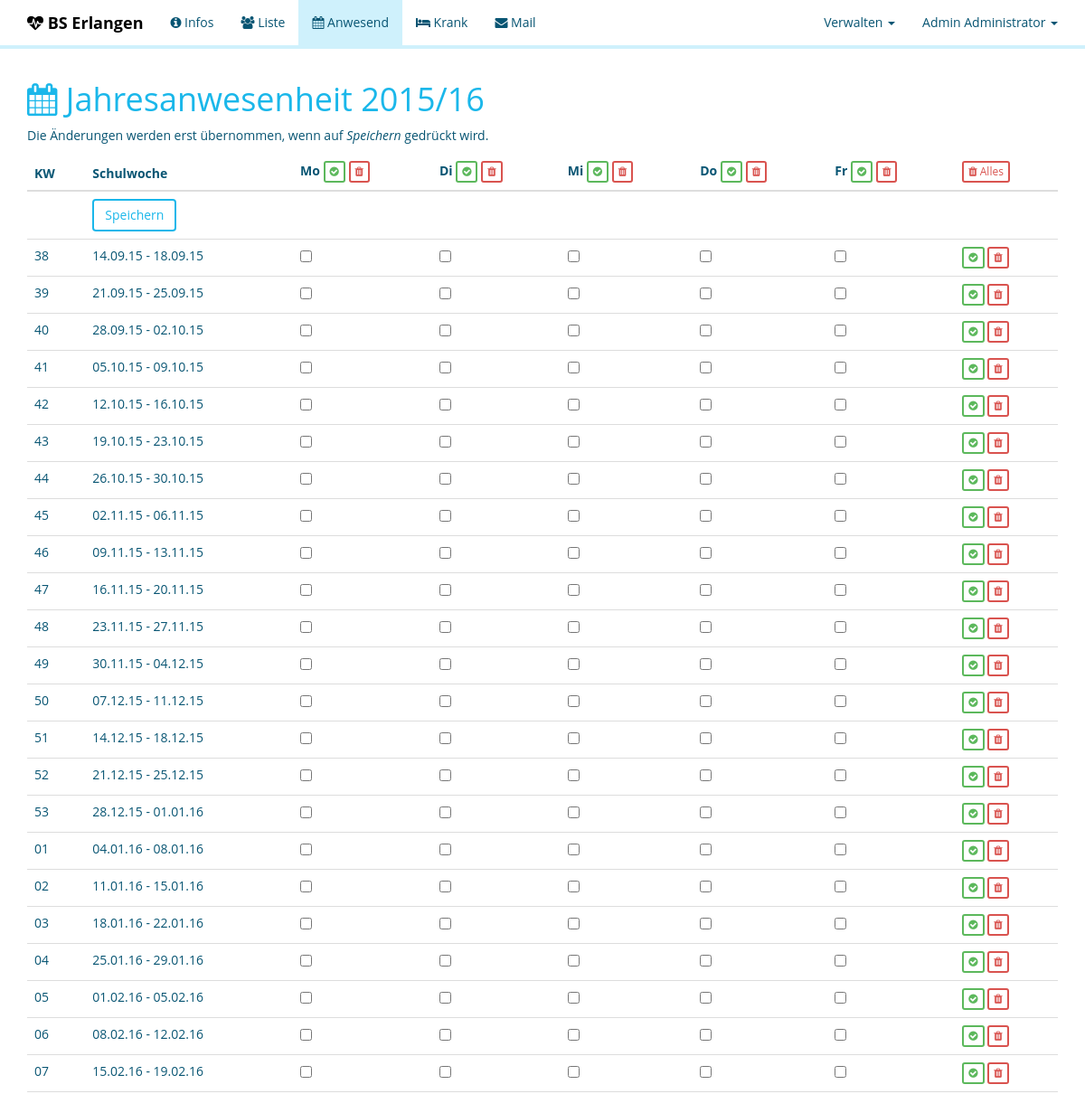
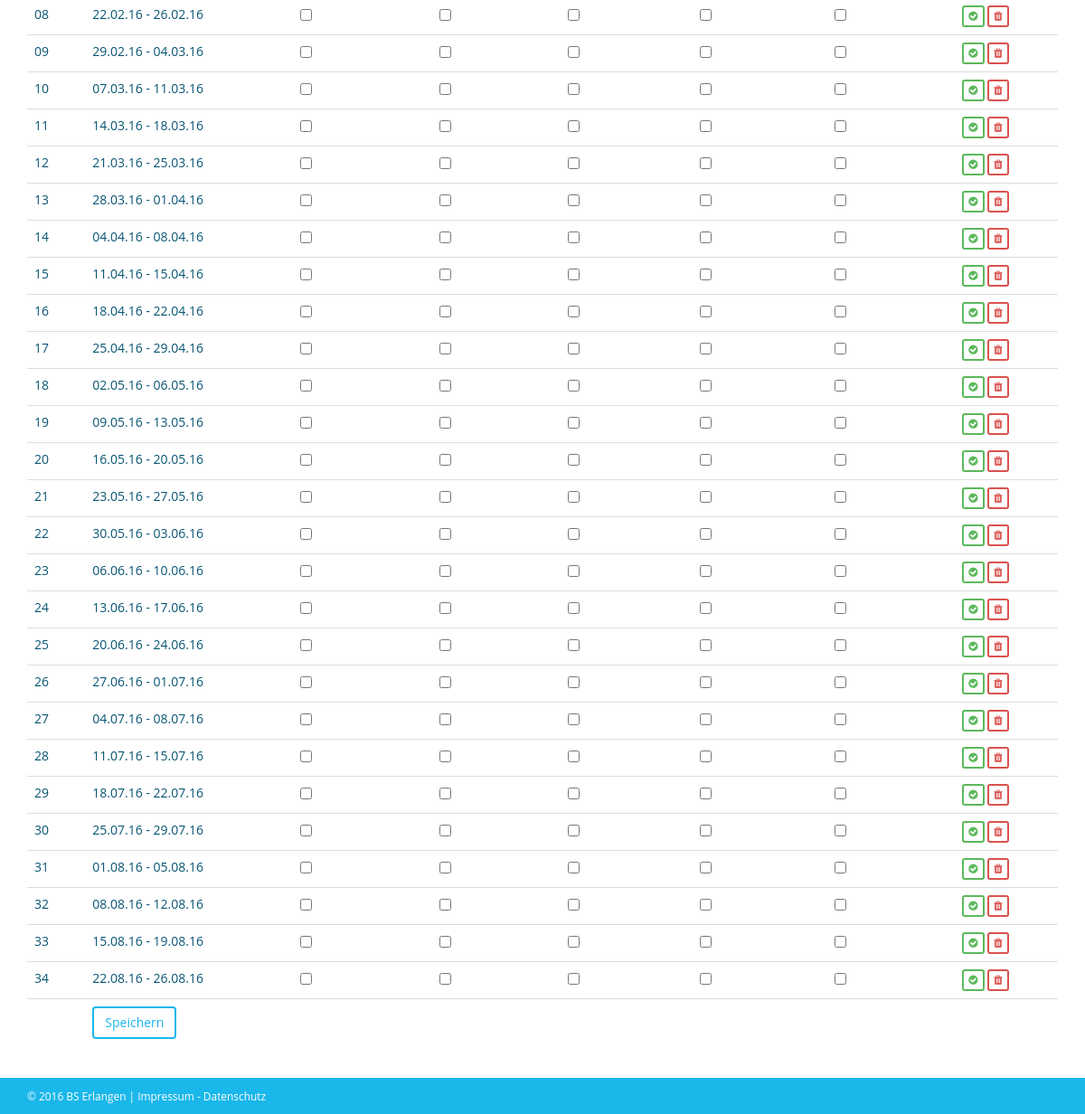
/?p=attendence (signed in), run on the app's committed database (2 pictures, top to bottom).
### tables this page shows
CREATE TABLE settings (
	  set_id        INT(11)       NOT NULL  AUTO_INCREMENT
	, set_start     DATE          NOT NULL                  COMMENT 'The first day of the school year'
	, set_end       DATE          NOT NULL                  COMMENT 'The last day of the school year'
	, PRIMARY KEY (set_id)
);

### php/contents/load.php (called while the page is built, shortened)
<?php
$p = isset($_GET['p']) ? trim($_GET['p']) : 'default';
switch ($p)
{
	case 'attendence':
		include_once __DIR__.'/attendence.php';
		break;
}
?>

### php/includes/database.php (called while the page is built, shortened)
<?php
class Database {
	private $conn;
	function __construct()
	{
		global $config;
		$this->conn = new PDO('mysql:dbname='.$config['db_name'].';host='.$config['db_host'].';port='.$config['db_port'].';charset=utf8', $config['db_user'], $config['db_pass']);
		$this->conn->setAttribute(PDO::ATTR_PERSISTENT, true);
		$this->conn->setAttribute(PDO::ATTR_ERRMODE, PDO::ERRMODE_EXCEPTION);
		$this->conn->exec("SET NAMES utf8;");
		$this->conn->exec("SET lc_time_names = 'de_DE';");
	}
	public function getSettings()
	{
		$sql = "SELECT
	  set_start    AS start
	, set_end      AS end
FROM
	settings
WHERE
	set_id = 1
;";
		try
		{
			$stmt = $this->conn->prepare($sql);
			$stmt->execute();
			return $stmt->fetch(PDO::FETCH_OBJ);
		}
		catch (PDOException $e)
		{
			return array();
		}
	}
	public function getHolidays()
	{
		$sql = "SELECT
	  hol_id    AS id
	, hol_start AS start
	, hol_end   AS end
	, hol_weeks AS weeks
FROM
	  holidays
	, settings
WHERE
	set_id = 1
	AND
	set_start <= hol_end
	AND
	hol_start <= set_end
ORDER BY
	hol_start
;";
		try
		{
			$stmt = $this->conn->prepare($sql);
			$stmt->execute();
			$res = array();
			foreach ($stmt->fetchAll(PDO::FETCH_OBJ) as $r)
			{
				$r->weeks = explode(',', $r->weeks);
				$res[] = $r;
			}
			return $res;
		}
		catch (PDOException $e)
		{
			return array();
		}
	}
	public function getAttendence($id)
	{
		$sql = "SELECT
	  att_week AS week
	, att_mon  AS mon
	, att_tue  AS tue
	, att_wed  AS wed
	, att_thu  AS thu
	, att_fri  AS fri
FROM
	attendences
JOIN
	settings ON set_id = 1
WHERE
	att_user = :id
	AND
	att_year = YEAR(set_start)
ORDER BY
	att_year, att_week
;";
		try
		{
			$stmt = $this->conn->prepare($sql);
			$stmt->bindValue(':id', $id);
			$stmt->execute();
			return $stmt->fetchAll(PDO::FETCH_OBJ);
		}
		catch (PDOException $e)
		{
			return array();
		}
	}
}
?>

### php/includes/include.php (called while the page is built, shortened)
<?php
require_once DIR.'/php/includes/database.php';
require_once DIR.'/php/includes/menu.php';
require_once DIR.'/php/includes/page.php';
$db = new Database();
?>

### php/contents/attendence.php (the view, shortened to what this page needs)
<?php
$notify = '';
function isHoliday($array, $unix_time, $settings = null)
{
	if (count($array) <= 0 || intval($unix_time) <= 0)
		return false;
	return false;
}
function isPresent($array, $week, $day)
{
	$allowed = array('mon', 'tue', 'wed', 'thu', 'fri');
	if (count($array) <= 0 || intval($week) <= 0 || !in_array($day, $allowed))
		return false;
	return false;
}
$weeks = array();
$settings = $db->getSettings();
$holidays = $db->getHolidays();
$attendence = $db->getAttendence(intval($_SESSION['id']));
$yearstart = strtotime($settings->start);
$yearend = strtotime($settings->end);
if (date('N', $yearstart) == 1)
{
	$weekstart = $yearstart;
}
else {
	$weekstart = strtotime('-'.(date('N', $yearstart) - 1).' day', $yearstart);
}
for ($week = $weekstart; $week <= $yearend; $week = strtotime('+ 1 week', $week))
{
	$w = date('W', $week);
	$tmp = '<tr>';
	$tmp.= '<td>'.$w.'</td>';
	$tmp.= '<td>'.date('d.m.y', $week).' - '.date('d.m.y', strtotime('+ 4 day', $week)).'</td>';
	if (isHoliday($holidays, $week, $settings))
	{
		$tmp.= '<td><input type="checkbox" name="week_'.$w.'_mon" value="1" disabled></td>';
	}
	else if (isPresent($attendence, $w, 'mon'))
	{
		$tmp.= '<td><input type="checkbox" name="week_'.$w.'_mon" value="1" checked="checked"></td>';
	}
	else
	{
		$tmp.= '<td><input type="checkbox" name="week_'.$w.'_mon" value="1"></td>';
	}
	if (isHoliday($holidays, strtotime('+1 day', $week), $settings))
	{
		$tmp.= '<td><input type="checkbox" name="week_'.$w.'_tue" value="1" disabled></td>';
	}
	else if (isPresent($attendence, $w, 'tue'))
	{
		$tmp.= '<td><input type="checkbox" name="week_'.$w.'_tue" value="1" checked="checked"></td>';
	}
	else
	{
		$tmp.= '<td><input type="checkbox" name="week_'.$w.'_tue" value="1"></td>';
	}
	if (isHoliday($holidays, strtotime('+2 day', $week), $settings))
	{
		$tmp.= '<td><input type="checkbox" name="week_'.$w.'_wed" value="1" disabled></td>';
	}
	else if (isPresent($attendence, $w, 'wed'))
	{
		$tmp.= '<td><input type="checkbox" name="week_'.$w.'_wed" value="1" checked="checked"></td>';
	}
	else
	{
		$tmp.= '<td><input type="checkbox" name="week_'.$w.'_wed" value="1"></td>';
	}
	if (isHoliday($holidays, strtotime('+3 day', $week), $settings))
	{
		$tmp.= '<td><input type="checkbox" name="week_'.$w.'_thu" value="1" disabled></td>';
	}
	else if (isPresent($attendence, $w, 'thu'))
	{
		$tmp.= '<td><input type="checkbox" name="week_'.$w.'_thu" value="1" checked="checked"></td>';
	}
	else
	{
		$tmp.= '<td><input type="checkbox" name="week_'.$w.'_thu" value="1"></td>';
	}
	if (isHoliday($holidays, strtotime('+4 day', $week), $settings))
	{
		$tmp.= '<td><input type="checkbox" name="week_'.$w.'_fri" value="1" disabled></td>';
	}
	else if (isPresent($attendence, $w, 'fri'))
	{
		$tmp.= '<td><input type="checkbox" name="week_'.$w.'_fri" value="1" checked="checked"></td>';
	}
	else
	{
		$tmp.= '<td><input type="checkbox" name="week_'.$w.'_fri" value="1"></td>';
	}
	$tmp.= '<td>
		<button type="button" class="btn btn-success-outline btn-xs set-week" week="'.$w.'"><span class="fa fa-check-circle"></span></button>
		<button type="button" class="btn btn-danger-outline btn-xs unset-week" week="'.$w.'"><span class="fa fa-trash"></span></button>
	</td>';
	$tmp.= '</tr>';
	$weeks[] = $tmp;
}
$content = '
<h1><span class="fa fa-calendar"></span> Jahresanwesenheit '.date('Y', $yearstart).'/'.date('y', $yearend).'</h1>
<p>
	Die Änderungen werden erst übernommen, wenn auf <em>Speichern</em> gedrückt wird.
</p>
<form method="post" action="'.URL.'/?p=attendence">
'.$notify.'
<table class="table">
	<thead>
		<tr>
			<th>KW</th>
			<th>Schulwoche</th>
			<th>
				Mo
				<button type="button" class="btn btn-xs btn-success-outline set-day" day="mon"><span class="fa fa-check-circle"></span></button>
				<button type="button" class="btn btn-xs btn-danger-outline unset-day" day="mon"><span class="fa fa-trash"></span></button>
			</th>
			<th>
				Di
				<button type="button" class="btn btn-xs btn-success-outline set-day" day="tue"><span class="fa fa-check-circle"></span></button>
				<button type="button" class="btn btn-xs btn-danger-outline unset-day" day="tue"><span class="fa fa-trash"></span></button>
			</th>
			<th>
				Mi
				<button type="button" class="btn btn-xs btn-success-outline set-day" day="wed"><span class="fa fa-check-circle"></span></button>
				<button type="button" class="btn btn-xs btn-danger-outline unset-day" day="wed"><span class="fa fa-trash"></span></button>
			</th>
			<th>
				Do
				<button type="button" class="btn btn-xs btn-success-outline set-day" day="thu"><span class="fa fa-check-circle"></span></button>
				<button type="button" class="btn btn-xs btn-danger-outline unset-day" day="thu"><span class="fa fa-trash"></span></button>
			</th>
			<th>
				Fr
				<button type="button" class="btn btn-xs btn-success-outline set-day" day="fri"><span class="fa fa-check-circle"></span></button>
				<button type="button" class="btn btn-xs btn-danger-outline unset-day" day="fri"><span class="fa fa-trash"></span></button>
			</th>
			<th><button type="button" class="btn btn-xs btn-danger-outline unset"><span class="fa fa-trash"></span> Alles</button></th>
		</tr>
	</thead>
	<tbody>
		<tr>
			<td></td>
			<td><button type="submit" class="btn btn-bs-outline">Speichern</button></td>
			<td></td>
			<td></td>
			<td></td>
			<td></td>
			<td></td>
			<td></td>
		</tr>
		'.implode(PHP_EOL, $weeks).'
		<tr>
			<td></td>
			<td><button type="submit" class="btn btn-bs-outline">Speichern</button></td>
			<td></td>
			<td></td>
			<td></td>
			<td></td>
			<td></td>
			<td></td>
		</tr>
	</tbody>
</table>
</form>
';
?>

### php/includes/page.php (shortened to what this page needs)
<?php
class Page
{
	private $layout;
	private $title;
	private $brand;
	private $js;
	private $css;
	private $content;
	private $footer;
	private $menu;
	function __construct($file)
	{
		$this->js = array();
		$this->css = array();
		$this->menu = array();
		$this->layout = file_get_contents($file);
	}
	function __toString()
	{
		return $this->replace();
	}
	public function addJS($file)
	{
		$this->js[] = '<script type="text/javascript" src="'.$file.'"></script>';
	}
	public function addCSS($file)
	{
		$this->css[] = '<link rel="stylesheet" type="text/css" href="'.$file.'">';
	}
	public function addMenu(Menu $menu)
	{
		$this->menu[] = $menu;
	}
	public function setBrand($brand)
	{
		$this->brand = $brand;
	}
	public function setTitle($title)
	{
		$this->title = $title;
	}
	public function setFooter($footer)
	{
		$this->footer = $footer;
	}
	public function setContent($content)
	{
		$this->content = $content;
	}
	private function replace()
	{
		$css = implode(PHP_EOL, $this->css);
		$js = implode(PHP_EOL, $this->js);
		$menu = '';
		foreach ($this->menu as $m)
			$menu .= $m;
		$src = array('{CSS}', '{JS}', '{BRAND}', '{TITLE}', '{MENU}', '{CONTENT}', '{FOOTER}', '{URL}');
		$dst = array($css, $js, $this->brand, $this->title, $menu, $this->content, $this->footer, URL);
		return str_replace($src, $dst, $this->layout);
	}
}
?>

### index.php (shortened to what this page needs)
<?php
require_once DIR.'/php/includes/include.php';
$page = new AMWD\Page(DIR.'/php/layout.html');
$page->setBrand('<span class="fa fa-heartbeat"></span> BS Erlangen');
$page->setTitle('SSD BS Erlangen');
$page->setFooter('&copy; '.date('Y').' BS Erlangen | <a href="'.URL.'/?p=imprint">Impressum</a> - <a href="'.URL.'/?p=privacy">Datenschutz</a>');
$page->addCSS('https://maxcdn.bootstrapcdn.com/bootstrap/3.3.6/css/bootstrap.min.css');
$page->addCSS(URL.'/css/bootstrap-outline.min.css');
$page->addCSS('https://maxcdn.bootstrapcdn.com/font-awesome/4.6.1/css/font-awesome.min.css');
$page->addCSS(URL.'/submodules/datepicker/dist/css/bootstrap-datepicker3.min.css');
$page->addCSS(URL.'/css/layout.min.css');
$page->addCSS(URL.'/css/main.css');
$page->addJS('https://code.jquery.com/jquery-2.2.3.min.js');
$page->addJS('https://maxcdn.bootstrapcdn.com/bootstrap/3.3.6/js/bootstrap.min.js');
$page->addJS(URL.'/submodules/datepicker/dist/js/bootstrap-datepicker.min.js');
$page->addJS(URL.'/submodules/datepicker/dist/locales/bootstrap-datepicker.de.min.js');
$page->addJS(URL.'/js/api.js');
$page->addJS(URL.'/js/main.js');
require_once DIR.'/php/contents/load.php';
echo $page;
?>

### php/includes/menu.php (shortened to what this page needs)
<?php
class Menu
{
	private $menu;
	private $right;
	function __construct($floatRight = false)
	{
		$this->right = $floatRight;
		$this->menu = array();
	}
	function __toString()
	{
		return $this->build();
	}
	public function addNode($name, $link, $active = false)
	{
		$node = new MenuNode($name, $link, $active);
		$this->menu[] = $node;
		return $node;
	}
	private function build()
	{
		$menu = '<ul class="nav navbar-nav'.($this->right ? ' navbar-right' : '').'">';
		foreach ($this->menu as $node)
		{
			$menu .= $node;
		}
		$menu .= '</ul>';
		return $menu;
	}
}
class MenuNode
{
	private $link;
	private $name;
	private $active;
	private $submenu;
	function __construct($name, $link, $active = false)
	{
		$this->link = $link;
		$this->name = $name;
		$this->active = $active;
		$this->submenu = array();
	}
	function __toString()
	{
		return $this->build();
	}
	public function addSubmenu(MenuNode $node)
	{
		$this->submenu[] = $node;
	}
	private function build()
	{
		$class = $this->active ? 'active' : '';
		if (count($this->submenu) > 0)
			$class .= 'dropdown';
		$node = empty($class) ? '<li>' : '<li class="'.$class.'">';
		if (strpos($class, 'dropdown') === false)
		{
			$node .= '<a href="'.$this->link.'">'.$this->name.'</a>';
		}
		else
		{
			$node .= '<a href="'.$this->link.'" class="dropdown-toggle" data-toggle="dropdown" role="button" aria-haspopup="true" aria-expanded="false">'.$this->name.' <span class="caret"></span></a>';
		}
		if (count($this->submenu) > 0)
		{
			$node .= '<ul class="dropdown-menu">';
			foreach ($this->submenu as $sub)
			{
				$node .= $sub;
			}
			$node .= '</ul>';
		}
		$node .= '</li>';
		return $node;
	}
}
?>

### data on the page
settings: set_start "2015", set_end "16", set_start "38", set_start "14.09.15", set_start "18.09.15"

### other printed values
$page "BS Erlangen © 2016 BS Erlangen | Impressum - Datenschutz"
$this->name "Infos Liste Anwesend Krank Mail"
$this->name "Verwalten Admin Administrator"
$w "39 40 41 42 43 44 45 46 47 48 49 50 51 52 53 01 02 03 04 05 06 07 08 09 10 11 12 13 14 15 16 17 18 19 20 21 22 23 24 25 26 27 28 29 30 31 32 33 34"
